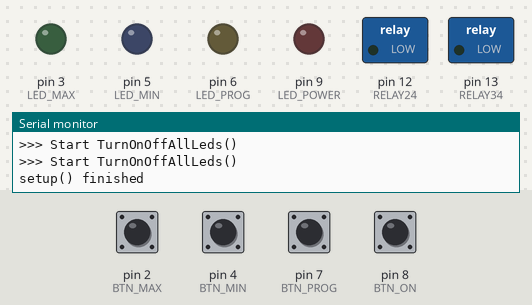
This sketch was run on a simulated Arduino Uno, built with avr-gcc and run on an emulated ATmega328P. Shown: switched loads named in the sketch (green lamp = pin HIGH), output pins drawn as LEDs (lit = HIGH), the last lines printed to the serial monitor. Inputs (shaded band) come from the test bench; at power-on: pin 2 (BTN_MAX), pin 4 (BTN_MIN), pin 7 (BTN_PROG), pin 8 (BTN_ON) HIGH.

Above: at 2.3 s.
2.4 s: pin 7 (BTN_PROG) pulled LOW for 0.15 s
At 3.8 s:
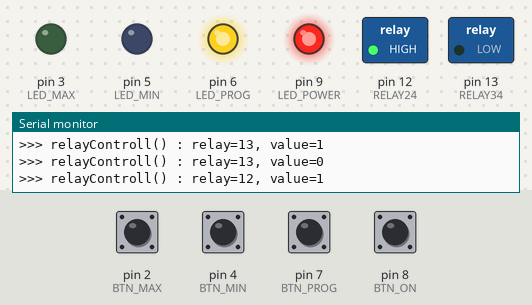
5.4 s: pin 4 (BTN_MIN) pulled LOW for 0.15 s
At 7.0 s:
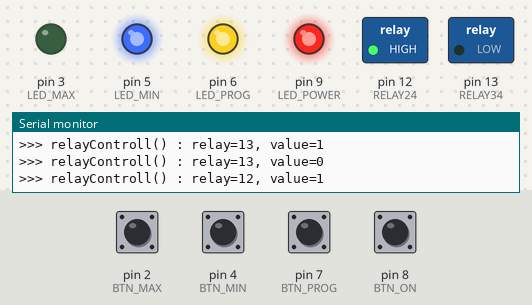
8.5 s: pin 7 (BTN_PROG) pulled LOW for 1 s
At 8.8 s:
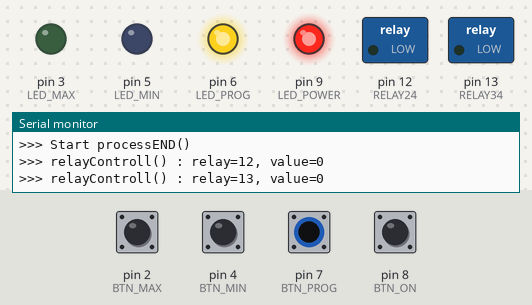
11.5 s: pin 8 (BTN_ON) pulled LOW for 0.15 s
At 12.6 s:
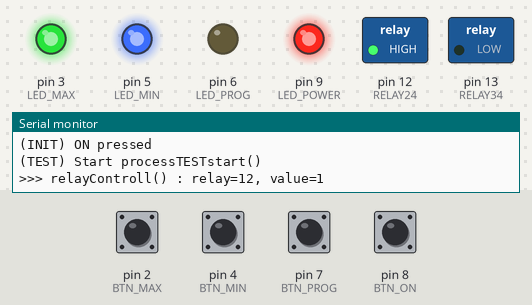
13.1 s: pin 8 (BTN_ON) pulled LOW for 1 s
At 13.8 s:
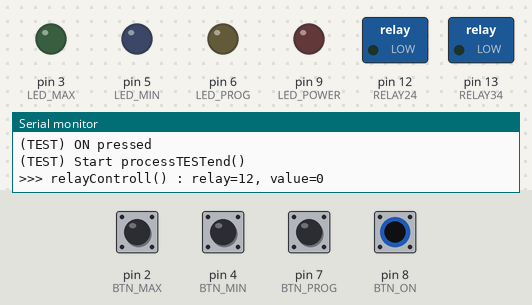
15.6 s: pin 7 (BTN_PROG) pulsed LOW 5 times (0.12 s each, 0.3 s apart)
At 18.7 s:
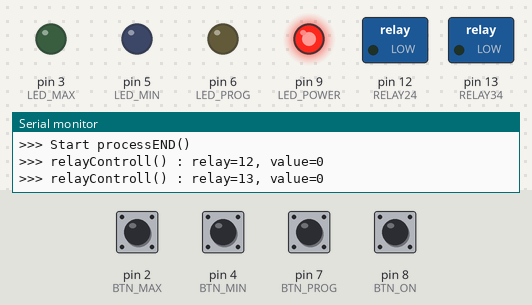
Timing chart, 0 to 19.6 s (numbered marks = the images above; inputs shaded):
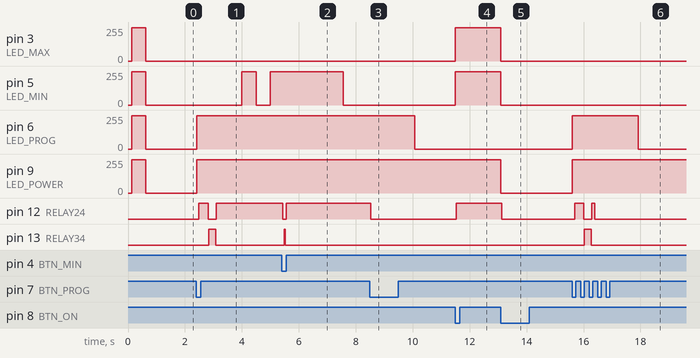

The sketch:

arduinoR9_2.ino
```cpp
////////////////////
// R9_2

// 로그출력과 테스트 모드를 위한 매크로
#define DEBUG

#define BAUDRATE    9600
#define LED_PULSE_HIGH   250    // analog level
#define LED_PULSE_LOW    0
#define RELAY_HIGH         250  // analog level
#define RELAY_LOW         0

//////////////////////////////////////////////////////////////
// define pin number assignment on Arduino leonardo board
#define LED_PROG    6 //3
#define LED_MIN     5
#define LED_MAX     3 //6
#define LED_POWER   9

#define BTN_PROG    7 //2
#define BTN_MIN     4
#define BTN_MAX     2 //7
#define BTN_ON      8

#define RELAY24     12
#define RELAY34     13  // note: analog pin
#define RELAY_CONNECT   1
#define RELAY_DISCONN   0


//////////////////////////////////////////////////////////////
//
// 전압이 0로 떨어지지 않도록 릴레이 제어
// 더이상 사용하지 않음 과전류로 센서 고장 원인이 될수 있음
//#define NO_0_VOLTAGE

//////////////////////////////////////////////////////////////
//
// 첫번째 EIN 버튼 눌렀을때 24V 없이 바로 34V 출력
//#define GO_24V_WHEN_EIN1

// 두번째 EIN 버튼 눌렀을때 24V에서 delay후에 0V로 떨어짐
//#define GO_24V_WHEN_EIN2


//////////////////////////////////////////////////////////////
//
// VDC지원 SSR 릴레이를 사용하는 경우
#define USE_HIGH_TRIGGER_RELAY

// MIN, MAX 버튼을 누를경우 delay 값 조정
#define EIN_24V_DELAY   320
#define EIN_34V_DELAY   250
#define MIN_DELAY   50
#define MAX_DELAY   100
#define MAX1_34V_DELAY   100
#define MAX2_24V_DELAY   2500
#define MAX3_34V_DELAY   250
#define MAX4_24V_DELAY   5000

#define DUMMY_DELAY     1500

#define END_34_DELAY   250
#define END_24_DELAY   320
#define RESET_DELAY 50

///////////////////////////////////////////////////////////////


#define STATE_INIT      100
#define STATE_PROG      200
#define STATE_MIN       300
#define STATE_MAX       400
#define STATE_END       500
#define STATE_TEST      600
int state;


//////////////////////////////////////////////////////////
//////////////////////////////////////////////////////////
void setup(void)
{
#ifdef DEBUG
    Serial.begin(BAUDRATE);
    while(!Serial)
      delay(10);
    Serial.println("setup() started");
#endif
    setupDigitalPins();

    // turn on power led
    //analogWrite(LED_POWER, LED_PULSE_HIGH);

    // set initial state of relay switches
    relayControll(RELAY24, RELAY_DISCONN);
    relayControll(RELAY34, RELAY_DISCONN);

    // flash all LEDs during 1sec
    flashAllLeds(1, 500);

    //setupISR();


    state = STATE_INIT;

#ifdef DEBUG
    Serial.println("setup() finished");
#endif
}

//////////////////////////////////////////////////////////
//////////////////////////////////////////////////////////
void loop(void)
{
    switch(state)
    {
//////////////////////////////////////////////////////////
        case STATE_INIT:
            if(digitalRead(BTN_ON) == LOW)
            {
#ifdef DEBUG
                Serial.println("(INIT) ON pressed");
#endif
                state = STATE_TEST;
                processTESTstart();
            }
            else if(digitalRead(BTN_PROG) == LOW)
            {
#ifdef DEBUG
                Serial.println("(INIT) PROG pressed");
#endif
                state = STATE_PROG;
                processPROG();
                blinkLedSet(LED_MIN);
            }
            break;

//////////////////////////////////////////////////////////
        case STATE_PROG:

            blinkLed(LED_MIN);

            if(digitalRead(BTN_MIN) == LOW)
            {
#ifdef DEBUG
                Serial.println("(PROG) MIN pressed");
#endif
                state = STATE_MIN;
                processMIN();
                blinkLedSet(LED_MAX);
            }
            else if(digitalRead(BTN_PROG) == LOW)
            {
#ifdef DEBUG
                Serial.println("(PROG) PROG pressed");
#endif
                state = STATE_INIT;
                processEND();
            }
            break;

//////////////////////////////////////////////////////////
        case STATE_MIN:

            blinkLed(LED_MAX);
            if(digitalRead(BTN_MAX) == LOW)
            {
#ifdef DEBUG
                Serial.println("(MIN) MAX pressed");
#endif
                //state = STATE_MAX;
                state = STATE_INIT;
                processMAX();
            }
            else if(digitalRead(BTN_PROG) == LOW)
            {
#ifdef DEBUG
                Serial.println("(MIN) PROG pressed");
#endif
                state = STATE_INIT;
                processEND();
            }

            break;

//////////////////////////////////////////////////////////
        case STATE_MAX:
            if(digitalRead(BTN_PROG) == LOW)
            {
#ifdef DEBUG
                Serial.println("(MAX) PROG pressed");
#endif
                state = STATE_END;
                //processEND();
            }
            break;

        case STATE_TEST:
            if(digitalRead(BTN_ON) == LOW)
            {
#ifdef DEBUG
                Serial.println("(TEST) ON pressed");
#endif
                state = STATE_INIT;
                processTESTend();
            }
            break;

//////////////////////////////////////////////////////////
        case STATE_END:
            break;

        default:
            break;

    }
}

//////////////////////////////////////////////////////////
//////////////////////////////////////////////////////////
int toggle=0;
int tbase, tt;
void blinkLedSet(int num)
{
    tbase = millis()/500;
}

void blinkLed(int num)
{
    tt = millis()/500;
    if(tt <= tbase)
        return;

    tbase = tt;

    if (toggle){
        analogWrite(num, LED_PULSE_HIGH);
        toggle = 0;
    }
    else{
        analogWrite(num, LED_PULSE_LOW);
        toggle = 1;
    }
}

//////////////////////////////////////////////////////////
//////////////////////////////////////////////////////////
void processPROG(void) // 320, 250
{
#ifdef DEBUG
    Serial.print(">>> Start processEIN(), delay = 24V:");
    Serial.print(EIN_24V_DELAY);
    Serial.print(", 34V:");
    Serial.println(EIN_34V_DELAY);
#endif

    analogWrite(LED_POWER, LED_PULSE_HIGH);
    analogWrite(LED_PROG, LED_PULSE_HIGH);

#ifndef GO_24V_WHEN_EIN1
    // V24(ON), V34(OFF)
    relayControll(RELAY34, RELAY_DISCONN);
    relayControll(RELAY24, RELAY_CONNECT);
    delay(EIN_24V_DELAY);
#endif

    // V24(OFF), V34(ON)
    relayControll(RELAY24, RELAY_DISCONN);
    relayControll(RELAY34, RELAY_CONNECT);

    delay(EIN_34V_DELAY);

    // V24(ON), V34(OFF)
    relayControll(RELAY34, RELAY_DISCONN);
    relayControll(RELAY24, RELAY_CONNECT);
}

//////////////////////////////////////////////////////////
//////////////////////////////////////////////////////////
void processEND(void)
{
#ifdef DEBUG
    Serial.println(">>> Start processEND()");
#endif

    // 24V(OFF), 34V(ON)
    relayControll(RELAY24, RELAY_DISCONN);
    relayControll(RELAY34, RELAY_DISCONN);

    delay(DUMMY_DELAY); // handle dummy key event

    analogWrite(LED_MIN, LED_PULSE_LOW);
    analogWrite(LED_MAX, LED_PULSE_LOW);
    analogWrite(LED_PROG, LED_PULSE_LOW);

}

//////////////////////////////////////////////////////////
//////////////////////////////////////////////////////////
void processMIN(void)   // 50
{
#ifdef DEBUG
    Serial.print(">>> Start processMIN(), delay = 34V:");
    Serial.println(MIN_DELAY);
#endif

    analogWrite(LED_MIN, LED_PULSE_HIGH);

    // V24(OFF), V34(ON)
    relayControll(RELAY24, RELAY_DISCONN);
    relayControll(RELAY34, RELAY_CONNECT);

    delay(MIN_DELAY);

    // V24(ON), V34(OFF)
    relayControll(RELAY34, RELAY_DISCONN);
    relayControll(RELAY24, RELAY_CONNECT);

    delay(2000);
    analogWrite(LED_MIN, LED_PULSE_LOW);

}

//////////////////////////////////////////////////////////
//////////////////////////////////////////////////////////
void processMAX(void)   // 100
{
#ifdef DEBUG
    Serial.print(">>> Start processMAX(), delay = 34V:");
    Serial.println(MAX_DELAY);
#endif

    //flashLed(2, 500, LED_MAX, LED_PULSE_HIGH);
    analogWrite(LED_MAX, LED_PULSE_HIGH);

    // V24(OFF), V34(ON)
    relayControll(RELAY24, RELAY_DISCONN);
    relayControll(RELAY34, RELAY_CONNECT);
    delay(MAX1_34V_DELAY);

    // V24(ON), V34(OFF)
    relayControll(RELAY34, RELAY_DISCONN);
    relayControll(RELAY24, RELAY_CONNECT);
    delay(MAX2_24V_DELAY);

    analogWrite(LED_MAX, LED_PULSE_LOW);

    // V24(OFF), V34(ON)
    relayControll(RELAY24, RELAY_DISCONN);
    relayControll(RELAY34, RELAY_CONNECT);
    delay(MAX3_34V_DELAY);

    // V24(ON), V34(OFF)
    relayControll(RELAY34, RELAY_DISCONN);
    relayControll(RELAY24, RELAY_CONNECT);
    delay(MAX4_24V_DELAY);

    relayControll(RELAY24, RELAY_DISCONN);
    TurnOnOffAllLeds(LED_PULSE_LOW);

}

//////////////////////////////////////////////////////////
//////////////////////////////////////////////////////////
void processTESTstart(void)
{
#ifdef DEBUG
    Serial.println("(TEST) Start processTESTstart()");
#endif

    analogWrite(LED_POWER, LED_PULSE_HIGH);
    analogWrite(LED_MIN, LED_PULSE_HIGH);
    analogWrite(LED_MAX, LED_PULSE_HIGH);

    // V24(ON), V34(OFF)
    relayControll(RELAY24, RELAY_CONNECT);

    delay(DUMMY_DELAY);
}
//////////////////////////////////////////////////////////
//////////////////////////////////////////////////////////
void processTESTend(void)
{
#ifdef DEBUG
    Serial.println("(TEST) Start processTESTend()");
#endif

    analogWrite(LED_POWER, LED_PULSE_LOW);
    analogWrite(LED_MIN, LED_PULSE_LOW);
    analogWrite(LED_MAX, LED_PULSE_LOW);

    // V24(ON), V34(OFF)
    relayControll(RELAY24, RELAY_DISCONN);

    delay(DUMMY_DELAY);
}


//////////////////////////////////////////////////////////
//////////////////////////////////////////////////////////
void setupDigitalPins(void)
{
#ifdef DEBUG
    Serial.println(">>> Start setupDigitalPins()");
#endif
    pinMode(LED_PROG, OUTPUT);
    pinMode(LED_MIN, OUTPUT);
    pinMode(LED_MAX, OUTPUT);
    pinMode(LED_POWER, OUTPUT);

    pinMode(BTN_PROG, INPUT_PULLUP);
    pinMode(BTN_MIN, INPUT_PULLUP);
    pinMode(BTN_MAX, INPUT_PULLUP);
    pinMode(BTN_ON, INPUT_PULLUP);

    pinMode(RELAY24, OUTPUT);
    pinMode(RELAY34, OUTPUT);
}


//////////////////////////////////////////////////////////
//////////////////////////////////////////////////////////
// flash all LED during given period
void flashAllLeds(int num, int ms)
{
#ifdef DEBUG
    Serial.println(">>> Start flashAllLeds()");
#endif

    for(int i = 0;i < num;i++)
    {
        TurnOnOffAllLeds(LED_PULSE_HIGH);
        delay(ms);
        TurnOnOffAllLeds(LED_PULSE_LOW);
        delay(ms);
    }
}

//////////////////////////////////////////////////////////
//////////////////////////////////////////////////////////
// turn on/off all LED during given period
void TurnOnOffAllLeds(int state)
{
#ifdef DEBUG
    Serial.println(">>> Start TurnOnOffAllLeds()");
#endif

    analogWrite(LED_POWER, state);
    analogWrite(LED_PROG, state);
    analogWrite(LED_MIN, state);
    analogWrite(LED_MAX, state);
}


//////////////////////////////////////////////////////////
//////////////////////////////////////////////////////////
// flash all LED during given period
void flashLed(int num, int ms, int led, int last_state)
{
#ifdef DEBUG
    Serial.print(">>> Start flashLed() : led = ");
    Serial.println(led);
#endif

    if(led < 3 || led > 9)
    {
        Serial.println("led number is wrong");
        return;
    }

    for(int i = 0;i < num;i++)
    {
        analogWrite(led, LED_PULSE_HIGH);
        delay(ms);
        analogWrite(led, LED_PULSE_LOW);
        delay(ms);
    }

    analogWrite(led, last_state);
}


//////////////////////////////////////////////////////////
//////////////////////////////////////////////////////////
#ifdef USE_HIGH_TRIGGER_RELAY
#define RELAY24_CONNECT HIGH
#define RELAY24_DISCONN LOW
#define RELAY34_CONNECT RELAY_HIGH
#define RELAY34_DISCONN RELAY_LOW
#else
#define RELAY24_CONNECT LOW
#define RELAY24_DISCONN HIGH
#define RELAY34_CONNECT RELAY_LOW
#define RELAY24_DISCONN RELAY_HIGH
#endif

void relayControll(int relay, int value)
{
#ifdef DEBUG
    Serial.print(">>> relayControll() : relay="); Serial.print(relay);
    Serial.print(", value=");Serial.println(value);
#endif
  if(relay == RELAY24)
  {
    if(value == RELAY_CONNECT)
      digitalWrite(RELAY24, RELAY24_CONNECT);
    else
      digitalWrite(RELAY24, RELAY24_DISCONN);
  }
  else
  {
    if(value == RELAY_CONNECT)
      analogWrite(RELAY34, RELAY34_CONNECT);
    else
      analogWrite(RELAY34, RELAY34_DISCONN);
  }
}


//////////////////////////////////////////////////////////
//////////////////////////////////////////////////////////
```

Measured:
- after the input at 2.4 s, pin 5 (LED_MIN): 0/255 → 250/255 after 1.6 s, → 0/255 0.50 s later, → 250/255 0.50 s later; pin 6 (LED_PROG), pin 9 (LED_POWER): 0/255 → 250/255 at once; pin 12 (RELAY24): LOW → HIGH after 0.09 s, → LOW 0.32 s later, → HIGH 0.28 s later; pin 13 (RELAY34): LOW → HIGH after 0.43 s, → LOW 0.25 s later
- after the input at 5.4 s, pin 12 (RELAY24): HIGH → LOW at once, → HIGH 0.13 s later; pin 13 (RELAY34): LOW → HIGH after 0.08 s, → LOW 0.05 s later
- after the input at 8.5 s, pin 3 (LED_MAX): stops changing and stays 0/255; pin 6 (LED_PROG): 250/255 → 0/255 after 1.6 s; pin 12 (RELAY24): HIGH → LOW at once
- after the input at 11.5 s, pin 3 (LED_MAX), pin 5 (LED_MIN): 0/255 → 250/255 at once; pin 12 (RELAY24): LOW → HIGH at once
- after the input at 13.1 s, pin 3 (LED_MAX), pin 5 (LED_MIN), pin 9 (LED_POWER): 250/255 → 0/255 at once; pin 12 (RELAY24): HIGH → LOW at once
- after the input at 15.6 s, pin 6 (LED_PROG): 0/255 → 250/255 at once, → 0/255 2.3 s later; pin 9 (LED_POWER): 0/255 → 250/255 at once; pin 12 (RELAY24): LOW → HIGH after 0.09 s, → LOW 0.32 s later, → HIGH 0.28 s later, → LOW 0.09 s later; pin 13 (RELAY34): LOW → HIGH after 0.43 s, → LOW 0.25 s later
